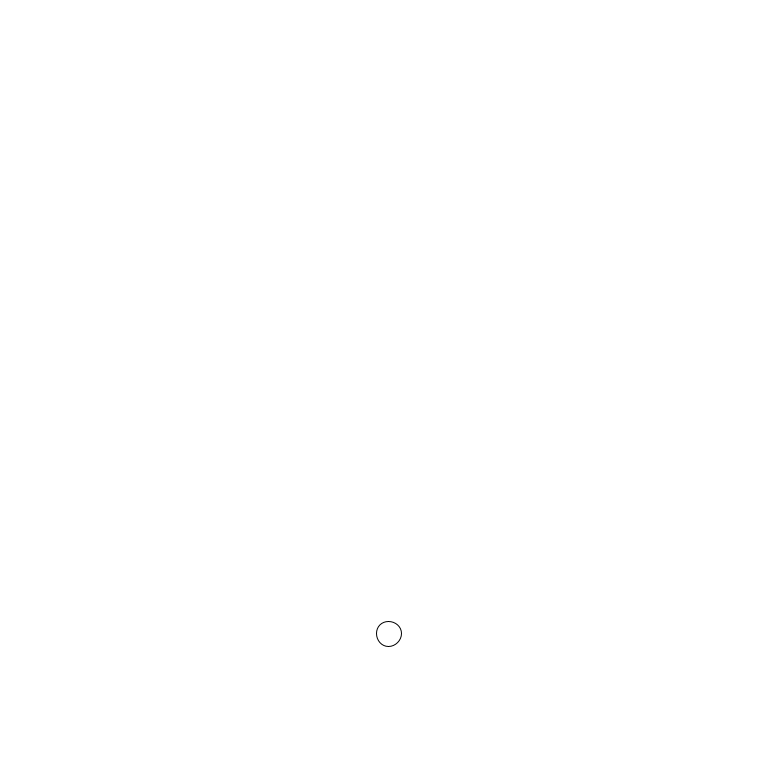
Frame 1 (no input)
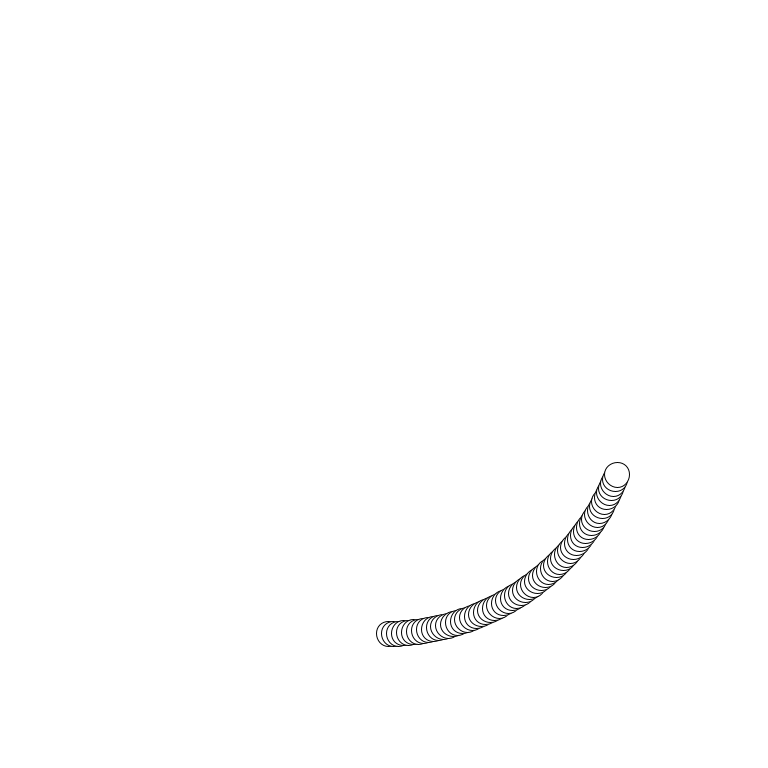
Frame 60 (the mouse pressed at the canvas centre just before this capture)
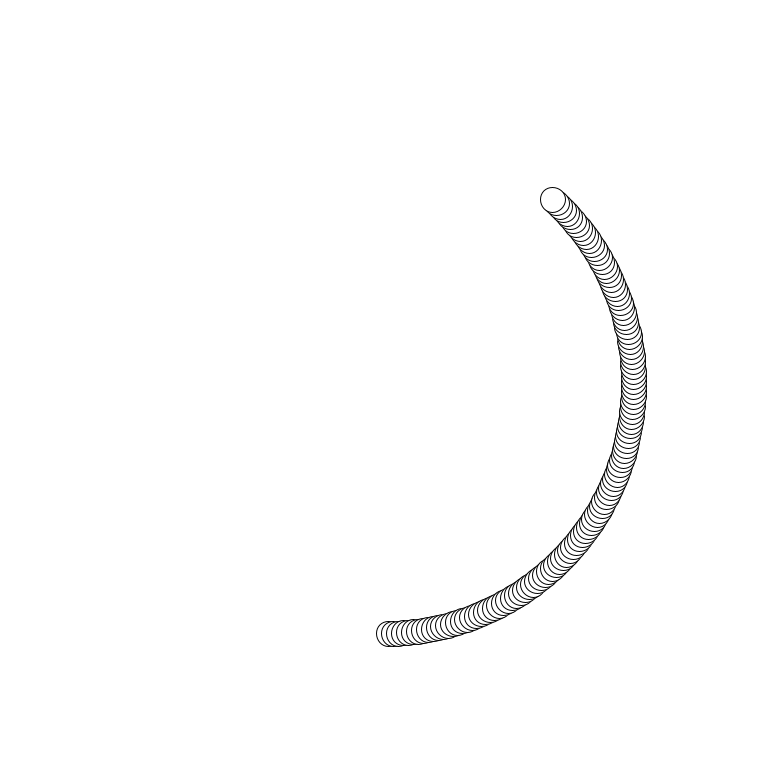
Frame 120 (the mouse held since frame 60 and released just before this capture)

The Processing sketch that drew these frames (run headless with seeded random() and noise(); from frame 60 on, the mouse is pressed at the canvas centre):

// Processing sketch: trigonometry
// ── trigonometry.pde
/*
Trigonometry is an important part of drawing generative patterns.
 Circular designs and patterns usually require some use of trigonometry.
 */

//These "Global" values are set for the entire sketch
//These include the speed of the orbit and the radius
//Variables that are set outside of these function are important for organization but can then be shared across multiple functions
float SPEED = .02;
float RAD = 250;

void setup() {
  size(768, 768);
  background(255);
}

void draw() {
  //Every time that draw is called the frameCount is always augmented by 1
  //This value is very useful for transforming and drawing over time.
  //Here if we augment the angle, we can use that to draw in a circle
  float angle = frameCount * SPEED;
  //Use the sine of this angle multiplied by the radius to get the X coordinate
  float x = width/2 + sin(angle) * RAD;
  //Use the cosine of that same angle multiplied by the radius to get the Y coordinate
  float y = height/2 + cos(angle) * RAD;
  //Now you can use these values to place a new ellipse on each frame
  ellipse(x, y, 25, 25);
}
